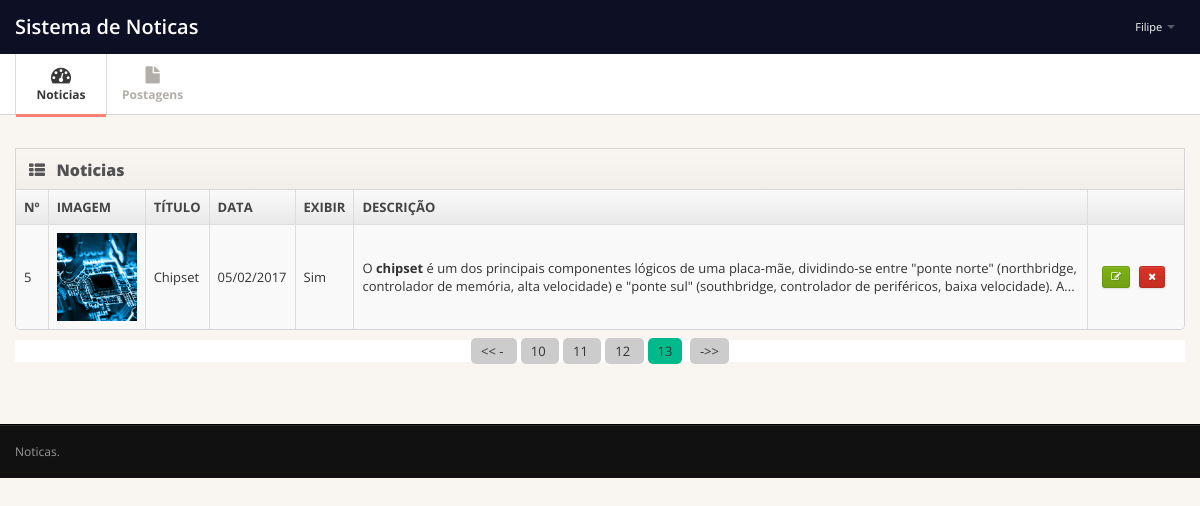
Page /home.php?acao=show-posts&pg=13 (signed in) on the committed database.
### tables this page shows
CREATE TABLE `tb_postagem` (
  `id` int(11) NOT NULL,
  `titulo` varchar(255) NOT NULL,
  `data` varchar(12) NOT NULL,
  `imagem` varchar(255) NOT NULL,
  `exibir` varchar(5) NOT NULL,
  `descricao` longtext NOT NULL
);

### model/EntityUser.php (called while the page is built, shortened)
<?php
require_once("conect/conect.php");
class Usuarios extends Conexao
{	protected $table='tblogin';
	private $usuario;
	private $senha;
	public function setUsuario($u)
	{
		$this->usuario=$u;
	}
	public function setSenha($s)
	{
		$this->senha=$s;
	}
	public function Logar()
	{
		try {
			$sql="select * from ".$this->table." where BINARY usuario=:usuario and BINARY senha=:senha";
			$stmt=	Conexao::prepare($sql);
			$stmt->bindParam(':usuario',$this->usuario);
			$stmt->bindParam(':senha',$this->senha);
			$stmt->execute();
			$log=$stmt->fetchAll();
			return $log;
		} catch (PDOException $e) {
			echo $e;
		}
	}
}
 ?>

### conect/conect.php (called while the page is built, shortened)
<?php
class Conexao
{
	private static $instance;
	public static function getInstance()
	{
		if (!isset(self::$instance)) {
			try {
				self::$instance = new PDO('mysql:host=localhost;dbname=bdnoticias','root','');
			} catch (PDOException $e) {
				echo $e->getMessage();
			}
		}
		return self::$instance;
	}
	public static function prepare($sql)
	{
		return self::getInstance()->prepare($sql);
	}
}
?>

### model/EntityPost.php (called while the page is built, shortened)
<?php
require_once("conect/conect.php");
class Posts extends Conexao
{
	protected $table='tb_postagem';
	public function NumRows()
	{
		try {
			$sql="select * from ".$this->table;
			$stmt=	Conexao::prepare($sql);
			$stmt->execute();
			$log=$stmt->fetchAll();
			$rows=$stmt->rowCount();
			return $rows;
		} catch (PDOException $e) {
			echo $e;
		}
	}
	public function SelPag($ini,$fim)
	{
		try {
			$sql="select * from ".$this->table." order by id desc limit :ini , :fim";
			$stmt=	Conexao::prepare($sql);
			$stmt->bindParam(':ini',$ini,PDO::PARAM_INT);
			$stmt->bindParam(':fim',$fim,PDO::PARAM_INT);
			$stmt->execute();
			$log=$stmt->fetchAll();
			return $log;
		} catch (PDOException $e) {
			echo $e;
		}
	}
}
 ?>

### function/limita-texto.php (called while the page is built)
<?php
function limitarTexto($texto, $limite){
	$contador=strlen($texto);
	if ($contador>= $limite) {
		$texto=substr($texto,0,strrpos(substr($texto,0, $limite),' ')).'...';
		return $texto;
	}
}
?>

### pages/show-posts.php (the view, shortened to what this page needs)
<?php
require_once("model/EntityPost.php");
?>
<div class="main">
  <div class="main-inner">
    <div class="container">
     <div class="row">
              <div class="span12">
            <div class="widget widget-table action-table">
            <div class="widget-header"> <i class="icon-th-list"></i>
              <h3>Noticias</h3>
            </div>
            <div class="widget-content">
              <table class="table table-striped table-bordered">
                <thead>
                  <tr>
                    <th> Nº</th>
                    <th> Imagem</th>
                    <th> Título  </th>
                    <th> Data</th>
                    <th> Exibir</th>
                    <th> Descrição</th>
                    <th class="td-actions"> </th>
                  </tr>
                </thead>
                <tbody>
  <?php
$Post= new Posts();
include("function/limita-texto.php");
if (empty($_GET['pg'])) {
}else{
  $pg=$_GET['pg'];
}
if (isset($pg)) {
  $pg=$_GET['pg'];
}
else{
   $pg=1;
}
$qtd=5;
$inicio=($pg*$qtd)-$qtd;
  try {
    $result=$Post->SelPag($inicio,$qtd);
    if ($result !=null) {
      foreach ($result as $show) {
  ?>
                  <tr>
                    <td class="post"> <?php echo $show['id']; ?></td>
                    <td ><span class="image"> <img src="upload/post/<?php echo $show['imagem']; ?>" /> </span></td>
                    <td class="post"> <?php echo $show['titulo']; ?> </td>
                    <td class="post"> <?php echo $show['data']; ?> </td>
                    <td class="post"> <?php echo $show['exibir']; ?> </td>
                    <td class="post"> <?php
                      if (strlen($show['descricao'] )<= 250) {
                        echo $show['descricao'];
                      }else{
                          echo limitarTexto($show['descricao'],250);
                            }
                          ?>   </td>
                    <td class="td-actions">
                    <a href="home.php?acao=edit-postagem&id=<?php echo $show['id']; ?>" class="btn btn-small btn-success"><i class="btn-icon-only icon-edit"> </i></a>
                    <a href="home.php?acao=accept&del=<?php echo $show['id']; ?>" onclick="return confirm('Confirmar exclusão de registro?');" class="btn btn-danger btn-small"><i class="btn-icon-only icon-remove"> </i></a>
                    </td>
                  </tr>
<?php
       }
    }else{
      echo '<div class="alert alert-danger">
            <button type="button" class="close" data-dismiss="alert">&times;</button>
            <strong>Eviso</strong> Não há noticias cadastradas.
            </div>';
    }
  } catch (PDOException $e) {
    echo $e;
  }
?>
                </tbody>
              </table>
            </div>
<?php
 try {
    $row=$Post->NumRows();
  } catch (PDOException $e) {
    echo $e;
  }
if ($row>$qtd)
{
    $paginas= ceil($row/$qtd);
    $links=3;
    if (!isset($i))
    {
      $i='1';
    }
?>
<div class="paginas">
    <a href="home.php?acao=show-posts&pg=1"><< - </a>
  <?php
    for ($i=$pg-$links; $i <= $pg -1 ; $i++)
    {
      if ($i>0)
      {
  ?>
      <a href="home.php?acao=show-posts&pg=<?php echo $i; ?>" class="ativo<?php echo $i; ?>">
          <?php echo $i; ?>
      </a>
<?php
      }
    }
?>
    <a href="#" class="ativo<?php echo $i; ?>"><?php  echo $pg; ?></a>
  <?php
    for ($i=$pg+1; $i<= $pg+$links ; $i++)
    {
      if ($i<=$paginas)
      {
  ?>
        <a href="home.php?acao=show-posts&pg=<?php echo $i;?>" class="ativo<?php echo $i; ?>"><?php echo $i;?></a>
<?php
      }
    }
}
?>
<a href="home.php?acao=show-posts&pg=<?php echo $paginas;?>" class="ativo<?php echo $i; ?>">->></a>
</div>
          </div>
      		</div>
    </div>
          </div>
        </div>
      </div>

### includes/topo.php (shortened to what this page needs)
<?php
require_once("model/EntityUser.php");
if (isset($_SESSION['user']) && (isset($_SESSION['paswd'])))
{
  $userLog=$_SESSION['user'];
  $passLog=$_SESSION['paswd'];
  $Usuario= new Usuarios();
  $Usuario->setUsuario($userLog);
  $Usuario->setSenha($passLog)  ;
  $result=$Usuario->Logar();
    foreach ($result as $show) {
      $nLog=$show['nome'];
      $nivel=$show['nivel'];
    }
}else
{
  $nLog="Visitante 1";
}
  require_once("conect/conect.php");
  require_once("model/EntityUser.php");
?>
<div class="navbar navbar-fixed-top">
  <div class="navbar-inner">
    <div class="container">
        <span class="brand" >Sistema de Noticas</span>
      <div class="nav-collapse">
        <ul class="nav pull-right">
          <li class="dropdown"><a href="#" class="dropdown-toggle" data-toggle="dropdown">
            <i></i><class="icon-user"></i> <?php echo substr($nLog,0,strpos($nLog, " ")) ?> <b class="caret"></b></a>
          </li>
        </ul>
      </div>
    </div>
  </div>
</div>
<?php
if ($nLog!="Visitante 1") {
echo '
<div class="subnavbar">
  <div class="subnavbar-inner">
    <div class="container">
      <ul class="mainnav">
        <li class="active"><a href="home.php"><i class="icon-dashboard"></i><span>Noticias</span> </a> </li>';
        if($nivel==1){
        echo '<li class="dropdown"><a href="javascript:;" class="dropdown-toggle" data-toggle="dropdown"> <i class="icon-file"></i><span>Postagens</span> <b class="caret"></b></a>
          <ul class="dropdown-menu">
            <li><a href="home.php?acao=show-posts">Visualizar</a></li>
            <li><a href="home.php?acao=cad-postagem">Cadastrar</a></li>
          </ul>
        </li>';}
        echo '
      </ul>
    </div>
  </div>
</div>';
}
?>

### css/style.css (style rules this page uses)
.image img { width:80px; }
body { background: #f9f6f1; font: 13px/1.7em 'Open Sans'; }
.post , .table thead > tr > th { font-family: 'Open Sans'; font-size: 13px; }
.btn-icon-only { padding-right: 3px; padding-left: 3px; }
.table td { vertical-align: middle; }
.table-bordered th { background: #E9E9E9; background:-moz-linear-gradient(top, #FAFAFA 0%, #E9E9E9 100%); background:-webkit-gradient(linear, left top, left bottom, color-stop(0%,#FAFAFA), color-stop(100%,#E9E9E9)); background:-webkit-linear-gradient(top, #FAFAFA 0%,#E9E9E9 100%); background:-o-linear-gradient(top, #FAFAFA 0%,#E9E9E9 100%); background:-ms-linear-gradient(top, #FAFAFA 0%,#E9E9E9 100%); background:linear-gradient(top, #FAFAFA 0%,#E9E9E9 100%); filter: progid:DXImageTransform.Microsoft.gradient(startColorstr='#FAFAFA', endColorstr='#E9E9E9'); -ms-filter: "progid:DXImageTransform.Microsoft.gradient(startColorstr='#FAFAFA', endColorstr='#E9E9E9')"; font-size: 10px; color: #444; text-transform: uppercase; }
.navbar .container { position: relative; }
.navbar-inner { padding: 7px 0; background: rgb(13, 16, 37) !important; -moz-border-radius: 0; -webkit-border-radius: 0; border-radius: 0; }
.navbar-fixed-top { position: static; }
.navbar .nav a { font-size: 11px; }
.navbar .nav>li>a { color:#fff !important; }
.navbar .brand { font-weight: 600; position: relative; top: 2px; }
.subnavbar { margin-bottom: 2.5em; }
.subnavbar-inner { height: 60px; background: #fff; border-bottom: 1px solid #d6d6d6; }
.subnavbar .container > ul { display: inline-block; height: 80px; padding: 0; margin: 0; }
.subnavbar .container > ul > li { float: left; min-width: 90px; height: 60px; padding: 0; margin: 0; text-align: center; list-style: none; border-left: 1px solid #d9d9d9; }
.subnavbar .container > ul > li > a { display: block; height: 100%; padding: 0 15px; font-size: 12px; font-weight: bold; color: #b2afaa; }
.subnavbar .container > ul > li > a > i { display: inline-block; width: 24px; height: 24px; margin-top: 11px; margin-bottom: -3px; font-size: 20px; }
.subnavbar .container > ul > li > a > span { display: block; }
.subnavbar .container > ul > li.active > a { border-bottom:3px solid #ff7f74; color: #383838; }
.subnavbar .caret { margin-top: 4px; border-top-color: white; border-bottom-color: white; }
.main { padding-bottom: 2em; border-bottom: 1px solid #000; }
.widget { position: relative; clear: both; width: auto; margin-bottom: 2em; overflow: hidden; }
.widget-header { position: relative; height: 40px; line-height: 40px; background: #f9f6f1; background:-moz-linear-gradient(top, #f9f6f1 0%, #f2efea 100%); background:-webkit-gradient(linear, left top, left bottom, color-stop(0%,#f9f6f1), color-stop(100%,#f2efea)); background:-webkit-linear-gradient(top, #f9f6f1 0%,#f2efea 100%); background:-o-linear-gradient(top, #f9f6f1 0%,#f2efea 100%); background:-ms-linear-gradient(top, #f9f6f1 0%,#f2efea 100%); background:linear-gradient(top, #f9f6f1 0%,#f2efea 100%); filter: progid:DXImageTransform.Microsoft.gradient(startColorstr='#f9f6f1', endColorstr='#f2efea'); -ms-filter: "progid:DXImageTransform.Microsoft.gradient(startColorstr='#f9f6f1', endColorstr='#f2efea')"; border: 1px solid #d6d6d6; -webkit-background-clip: padding-box; }
.widget-header h3 { position: relative; top: 2px; left: 10px; display: inline-block; margin-right: 3em; font-size: 16px; font-weight: 800; color: #525252; line-height: 18px; text-shadow: 1px 1px 2px rgba(255,255,255,.5); }
.widget-header [class^="icon-"], .widget-header [class*=" icon-"] { display: inline-block; margin-left: 13px; margin-right: -2px; font-size: 16px; color: #555; vertical-align: middle; }
.widget-content { padding: 20px 15px 15px; background: #FFF; border: 1px solid #D5D5D5; -moz-border-radius: 5px; -webkit-border-radius: 5px; border-radius: 5px; }
.widget-header+.widget-content { border-top: none; -webkit-border-top-left-radius: 0; -webkit-border-top-right-radius: 0; -moz-border-radius-topleft: 0; -moz-border-radius-topright: 0; border-top-left-radius: 0; border-top-right-radius: 0; }
.widget-content:before, .widget-content:after { content:""; display:table; }
.widget-content:after { clear:both; }
.widget-content { zoom:1; }
.widget-table .widget-content { padding: 0; }
.widget-table .table { margin-bottom: 0; border: none; }
.widget-table .table tr td:first-child { border-left: none; }
.widget-table .table tr th:first-child { border-left: none; }

### rows in the picture
tb_postagem: id "5", imagem (picture), titulo "Chipset", data "05/02/2017", exibir "Sim", descricao "O chipset é um dos principais componentes lógicos de uma placa-mãe, dividindo-se entre \"ponte norte\" (northbridge, controlador de memória, alta velocidade) e \"ponte sul\" (southbridge, controlador de periféricos, baixa velocidade). A..."

### other values in the picture
substr($nLog,0,strpos($nLog, " ")) "Filipe"
$pg "13"
